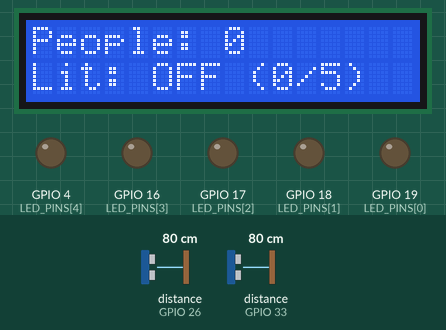
Bench run of a sketch on a simulated ESP32. Parts: 16×2 character LCD, output pins drawn as LEDs (lit = HIGH). Wiring (inferred from the names in the program): 2 × ultrasonic range finder: trigger GPIO 25, echo GPIO 33 / trigger GPIO 27, echo GPIO 26. The inputs (shaded band) are chosen by the test bench; at power-on: distance to the obstacle (sensors on GPIO 26, GPIO 33) 80 cm. The echo pulse lasts 58.3 µs per cm; WiFi joins after 1.5 s; servers stay silent unless stated; pins used as bus, display or sensor lines are not drawn; what the sketch prints to the serial monitor is not drawn.

Above: at 4.8 s.
4.9 s: distance to the obstacle (sensor on GPIO 26) set to 12 cm
6.4 s: distance to the obstacle (sensor on GPIO 26) set to 9 cm
At 6.7 s:
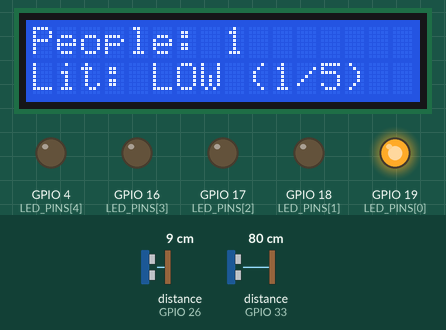
9.4 s: distance to the obstacle (sensor on GPIO 33) set to 12 cm
At 12.39 s:
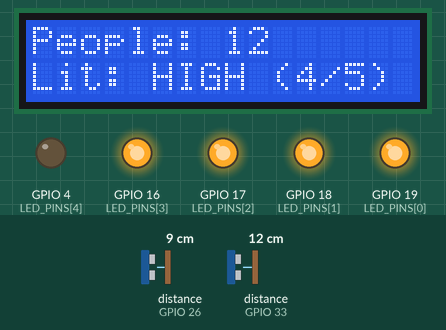
12.4 s: distance to the obstacle (sensor on GPIO 33) set to 9 cm
At 12.64 s:
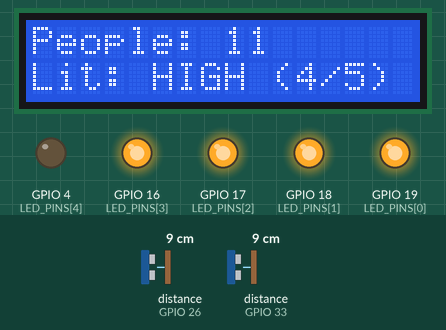
14.4 s: distance to the obstacle (sensor on GPIO 33) set to 18 cm
At 16.8 s:
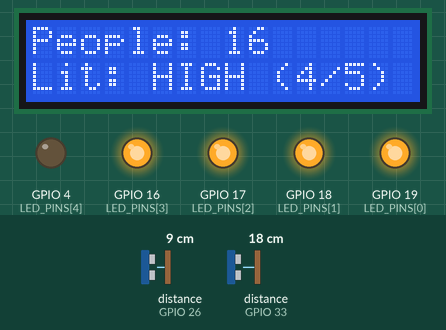
16.9 s: distance to the obstacle (sensor on GPIO 33) set to 2 cm
At 17.7 s:
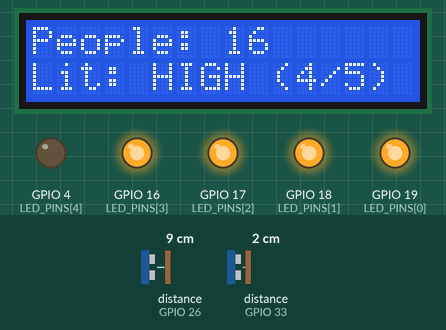
Timing chart, 0 to 19.4 s (numbered marks = the images above; inputs shaded):
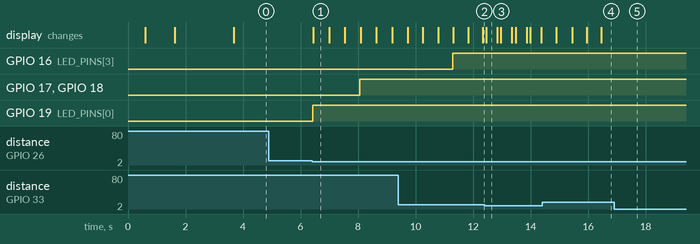

The sketch:

iotBasedBuildingSystem.ino
```cpp
#include <LiquidCrystal_I2C.h>
#include <WiFi.h>
#include <ThingSpeak.h>

// WiFi Configuration
const char* ssid = "PLDTHOMEFIBRt6ucX";
const char* password = "PLDTWIFItLK72";

// ThingSpeak Configuration
const long myChannelNumber = 2964917;
const char myWriteAPIKey[] = "18A6ZBU4I3OLZZ44";

// Hardware Configuration
const int ENTRANCE_TRIG = 27;
const int ENTRANCE_ECHO = 26;
const int EXIT_TRIG = 25;
const int EXIT_ECHO = 33;
const int LED_PINS[] = {19, 18, 17, 16, 4}; // 5 LEDs

// System Parameters
const int UPDATE_INTERVAL = 15000;
const int MAX_PEOPLE = 50;
const int DISTANCE_THRESHOLD = 10; // cm
const int DEBOUNCE_DELAY = 500;   // ms

// Global Variables
LiquidCrystal_I2C lcd(0x27, 16, 2);
WiFiClient client;
int peopleCount = 0;
unsigned long lastUpdate = 0;
unsigned long lastEntranceTrigger = 0;
unsigned long lastExitTrigger = 0;


void setup() {
  // Initialize hardware
  initializePins();
  initializeDisplay();
  initializeSerial();

  // Connect to WiFi
  connectToWiFi();
  ThingSpeak.begin(client);
}

void loop() {
  // Update people count
  updatePeopleCount();

  // Control lights based on occupancy
  updateLighting();

  // Update display
  updateDisplay();

  // Send data to cloud
  sendToCloud();

  delay(100);
}

void initializePins() {
  // Initialize ultrasonic sensors
  pinMode(ENTRANCE_TRIG, OUTPUT);
  pinMode(ENTRANCE_ECHO, INPUT);
  pinMode(EXIT_TRIG, OUTPUT);
  pinMode(EXIT_ECHO, INPUT);

  // Initialize LEDs
  for (int i = 0; i < 5; i++) {
    pinMode(LED_PINS[i], OUTPUT);
    digitalWrite(LED_PINS[i], LOW);
  }
}

void initializeSerial() {
  Serial.begin(115200);
  while(!Serial);
}

void initializeDisplay() {
  lcd.init();
  lcd.backlight();
  lcd.clear();
  lcd.setCursor(0, 0);
  lcd.print("System Starting");
}

void connectToWiFi() {
  lcd.clear();
  lcd.print("Connecting WiFi");

  WiFi.begin(ssid, password);
  while(WiFi.status() != WL_CONNECTED) {
    delay(500);
    lcd.print(".");
  }

  lcd.clear();
  lcd.print("WiFi Connected!");
  lcd.setCursor(0, 1);
  lcd.print(WiFi.localIP());
  delay(2000);
}

int readUltrasonic(int trigPin, int echoPin) {
  digitalWrite(trigPin, LOW);
  delayMicroseconds(2);
  digitalWrite(trigPin, HIGH);
  delayMicroseconds(10);
  digitalWrite(trigPin, LOW);

  long duration = pulseIn(echoPin, HIGH);
  return duration * 0.034 / 2; // Return distance in cm
}

void updatePeopleCount() {
  int entranceDist = readUltrasonic(ENTRANCE_TRIG, ENTRANCE_ECHO);
  int exitDist = readUltrasonic(EXIT_TRIG, EXIT_ECHO);

  unsigned long currentTime = millis();

  // Check entrance
  if (entranceDist < DISTANCE_THRESHOLD &&
      currentTime - lastEntranceTrigger > DEBOUNCE_DELAY) {
    peopleCount = min(peopleCount + 1, MAX_PEOPLE);
    lastEntranceTrigger = currentTime;
    Serial.println("Person entered");
  }

  // Check exit
  if (exitDist < DISTANCE_THRESHOLD &&
      currentTime - lastExitTrigger > DEBOUNCE_DELAY) {
    peopleCount = max(peopleCount - 1, 0);
    lastExitTrigger = currentTime;
    Serial.println("Person exited");
  }
}

void updateLighting() {
  // Turn off all lights first
  for (int i = 0; i < 5; i++) {
    digitalWrite(LED_PINS[i], LOW);
  }

  // Control lights based on occupancy
  if (peopleCount == 0) {
    // All lights off
  }
  else if (peopleCount < 4) {
    // 1 light on
    digitalWrite(LED_PINS[0], HIGH);
  }
  else if (peopleCount < 10) {
    // 3 lights on
    for (int i = 0; i < 3; i++) {
      digitalWrite(LED_PINS[i], HIGH);
    }
  }
  else if (peopleCount < 20) {
    // 4 lights on
    for (int i = 0; i < 4; i++) {
      digitalWrite(LED_PINS[i], HIGH);
    }
  }
  else {
    // All 5 lights on
    for (int i = 0; i < 5; i++) {
      digitalWrite(LED_PINS[i], HIGH);
    }
  }
}

void updateDisplay() {

  // Line 1: People count
  lcd.setCursor(0, 0);
  lcd.print("People: ");
  lcd.print(peopleCount);

  if (peopleCount < 10){
  lcd.setCursor(9, 0);
  lcd.print("       ");
  }
  // Line 2: Lights status
  lcd.setCursor(0, 1);
  lcd.print("Lit: ");

  if (peopleCount == 0) lcd.print("OFF");
  else if (peopleCount < 4) lcd.print("LOW");
  else if (peopleCount < 10) lcd.print("MED");
  else if (peopleCount < 20) lcd.print("HIGH");
  else lcd.print("FULL");

  lcd.print(" (");
  lcd.print(getActiveLights());
  lcd.print("/5) ");
}

int getActiveLights() {
  if (peopleCount == 0) return 0;
  if (peopleCount < 4) return 1;
  if (peopleCount < 10) return 3;
  if (peopleCount < 20) return 4;
  return 5;
}

void sendToCloud() {
  if (millis() - lastUpdate >= UPDATE_INTERVAL) {
    lastUpdate = millis();

    // Send data to ThingSpeak
    ThingSpeak.setField(1, peopleCount); // people count
    ThingSpeak.setField(2, getActiveLights()); // active lights

    // Send individual LED status
    for (int i = 0; i < 5; i++) {
      ThingSpeak.setField(3 + i, digitalRead(LED_PINS[i])); // usage of lights in the building floor
    }

    int status = ThingSpeak.writeFields(myChannelNumber, myWriteAPIKey);

    if (status == 200) {
      Serial.println("Cloud update successful");
    } else {
      Serial.println("Cloud update failed. Error: " + String(status));
    }
  }
}
```

Measured:
- the behaviour switches between 11 and 10 cm on distance to the obstacle (sensor on GPIO 26) (found by bisection; images 0 and 1)
- after the input at 4.9 s, every drawn part: stays the same
- after the input at 6.4 s, GPIO 17 (LED_PINS[2]), GPIO 18 (LED_PINS[1]): LOW → HIGH after 1.7 s; GPIO 19 (LED_PINS[0]): LOW → HIGH at once; the display: changes after 0.05 s (image 1)
- after the input at 14.4 s, the display: first changes after 0.48 s (image 4 shows a later state)
- after the input at 16.9 s, GPIO 4 (LED_PINS[4]): stays LOW (without the input it goes to HIGH after 1.6 s)
- what the display in image 1 shows lasts 0.6 s, from 6.4 s to 7.0 s
